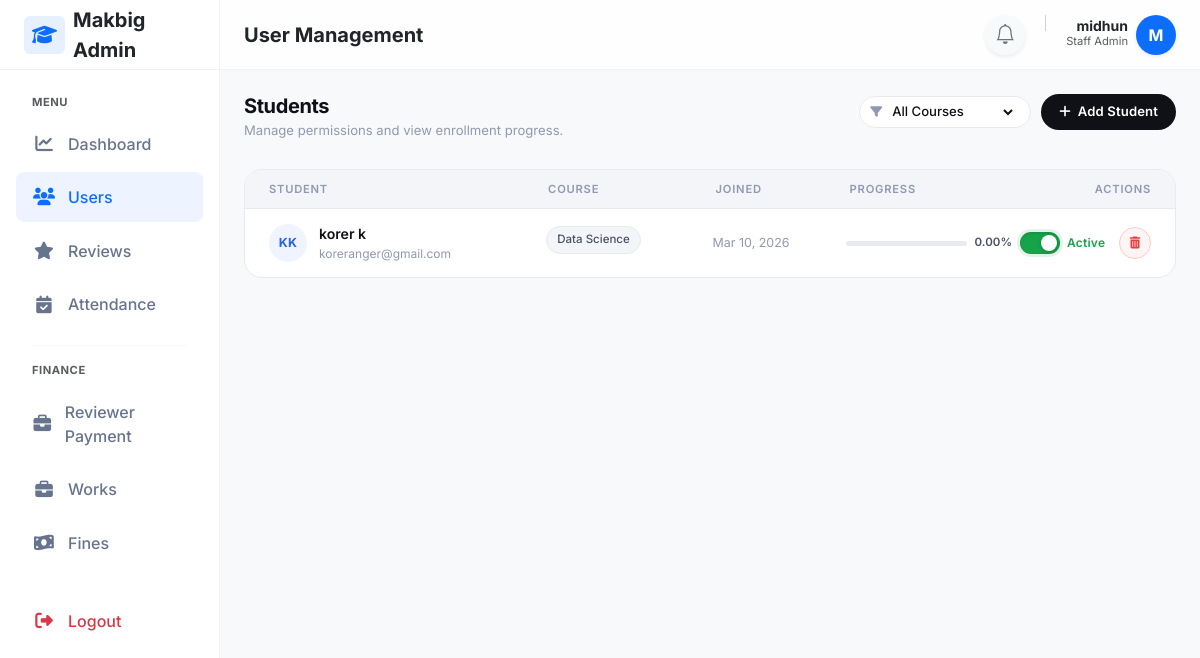
/staff/users/ (signed in), run on an earlier commit of the app's database.
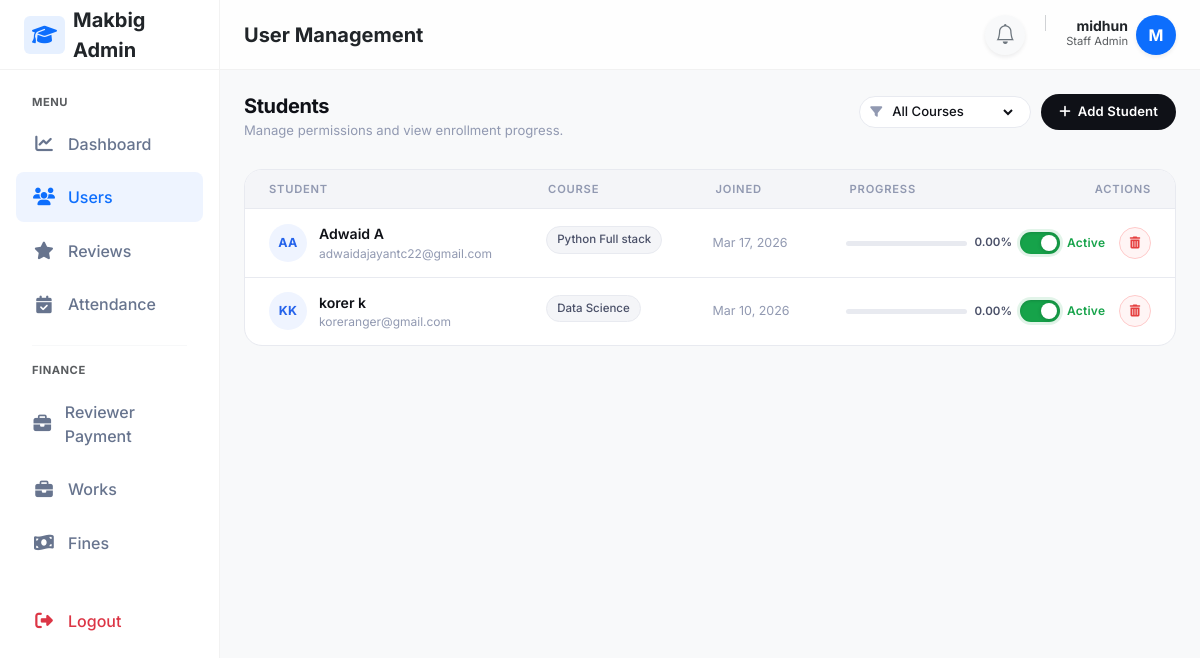
And on a later commit of the database.
### adminpanel/models.py (models this page shows, shortened)
class StudentProfile(models.Model):
    user=models.OneToOneField(User, on_delete=models.CASCADE)
    course=models.ForeignKey(Course,on_delete=models.PROTECT)
    is_active = models.BooleanField(default=True)
    enrollment_date=models.DateField(auto_now_add=True)
    progress_percent=models.DecimalField(max_digits=5, decimal_places=2, default=0,validators=[MinValueValidator(Decimal('0.00')),MaxValueValidator(Decimal('100.00'))])

class User(AbstractUser):
    email=models.EmailField(unique=True,db_index=True)
    mobile_number = models.CharField(max_length=15, blank=True, null=True,validators=[mobile_validator])
    is_student=models.BooleanField(default=False)
    first_name = models.CharField(max_length=100,validators=[name_validator])
    last_name = models.CharField(max_length=100,validators=[name_validator])

class Course(models.Model):
    name=models.CharField(max_length=200)
    description=models.TextField(blank=True,null=True, max_length=2000)
    duration_months=models.PositiveIntegerField(default=6,validators=[MinValueValidator(1),MaxValueValidator(60)])

### adminpanel/views.py (the view)
# urls.py: path('staff/users/', views.staff_students, name='staff_students'),
@never_cache
@login_required
@user_passes_test(is_admin_user)
def staff_students(request):
    courses=Course.objects.all()
    course_id=request.GET.get('course')
    students=StudentProfile.objects.select_related('user','course').order_by('-id')
    if course_id and course_id.isdigit():
        students=students.filter(course_id=int(course_id))
    paginator=Paginator(students,10)
    page_number=request.GET.get('page')
    page_obj=paginator.get_page(page_number)
    context={
            'page_obj':page_obj,
            'courses':courses,
            'selected_course':course_id,
        }
    return render(request,'adminpanel/users.html',context)

### adminpanel/views.py (called while the page is built)
def is_admin_user(user):
    return user.is_authenticated and (user.is_staff or user.is_superuser)

### reviewtickets/context_processors.py (called while the page is built)
def ticket_notifications(request):
    if request.user.is_authenticated and request.user.is_staff:
        count = ReviewTicket.objects.filter(
            status='pending',
            is_seen=False
        ).count()
        return {'ticket_notification_count': count}
    return {}

### templates/adminpanel/users.html (shortened to what this page needs)
{% extends "layouts/staff_layout.html" %}
{% block page_title %}User Management{% endblock %}
{% block content %}
<div class="page-header">
    <div class="page-header-left">
        <h4>Students</h4>
        <p>Manage permissions and view enrollment progress.</p>
    </div>
    <div class="page-header-right">
        <form method="get">
            <div class="filter-pill">
                <i class="fa-solid fa-filter"></i>
                <select name="course" onchange="this.form.submit()">
                    <option value="">All Courses</option>
                </select>
            </div>
        </form>
        <a href="{% url 'add_student' %}" class="btn-add">
            <i class="fa-solid fa-plus"></i> Add Student
        </a>
    </div>
</div>
<div class="table-card">
    <div class="table-head d-none d-md-grid">
        <span>Student</span>
        <span>Course</span>
        <span>Joined</span>
        <span>Progress</span>
        <span style="text-align:right;">Actions</span>
    </div>
    {% for student in page_obj %}
    <div class="s-row">
        <div style="display:flex; align-items:center; gap:12px; min-width:0;">
            <div class="avatar">
                {{ student.user.first_name|first|default:"U"|upper }}{{ student.user.last_name|first|default:""|upper }}
            </div>
            <div style="min-width:0;">
                <div class="s-name">{{ student.user.first_name }} {{ student.user.last_name }}</div>
                <div class="s-email">{{ student.user.email }}</div>
            </div>
        </div>
        <div>
            {% if student.course %}
                <span class="course-badge">{{ student.course.name }}</span>
            {% else %}
                <span class="s-date" style="font-style:italic;">—</span>
            {% endif %}
        </div>
        <div class="s-date">{{ student.enrollment_date|date:"M d, Y" }}</div>
        <div class="prog-wrap">
            <div class="prog-track">
            </div>
            <span class="prog-label">{{ student.progress_percent }}%</span>
        </div>
        <div class="actions-col">
            <div class="toggle-form"
                 onclick="document.getElementById('toggle-btn-{{ student.id }}').click()"
                 style="cursor:pointer;"
                 title="{% if student.is_active %}Click to deactivate{% else %}Click to activate{% endif %}">
                <div class="toggle-track {% if student.is_active %}on{% else %}off{% endif %}"></div>
                <span class="toggle-label {% if student.is_active %}on{% else %}off{% endif %}">
                    {% if student.is_active %}Active{% else %}Inactive{% endif %}
                </span>
            </div>
            <form method="POST" action="{% url 'delete_student' student.id %}">
                <button type="submit" class="btn-del"
                    onclick="return confirm('Delete this student? This cannot be undone.');">
                    <i class="fa-solid fa-trash-can"></i>
                </button>
            </form>
        </div>
    </div>
    {% endfor %}
</div>
{% endblock %}

What changed in the data, as far as the page shows it:
added StudentProfile: user.first_name|first "A", user.last_name|first "A", user.first_name "Adwaid", user.last_name "A", user.email "adwaidajayantc22@gmail.com", course.name "Python Full stack", enrollment_date "Mar 17, 2026", progress_percent "0.00", is_active True (drawn)
